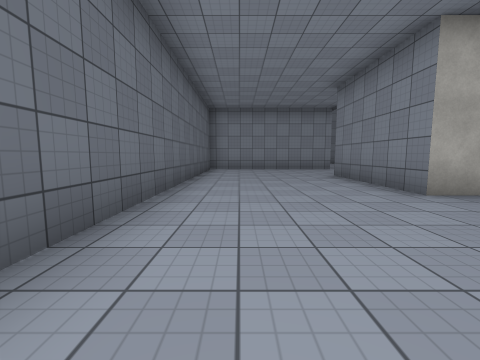
[1] (above)

14 first-person views from a walk through a Unity game level. The camera is 1.2 m above the floor, tilts 6° down and sees 90° across. The floor is counted in squares, 2 m on a side. Each view is taken from the middle of a square. On the plan, view 1 faces up. The plan holds only what a view shows up to about 9 squares ahead; the rest is blank. The place goes on beyond the plan. The player is left out. Surface patterns are stand-ins for the level's own textures.

[2]
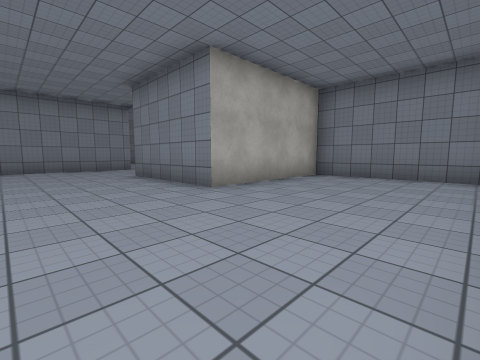

[3]
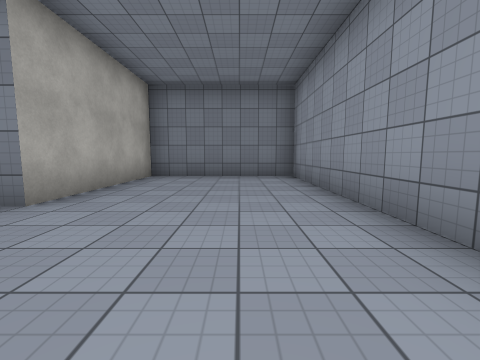

[4]
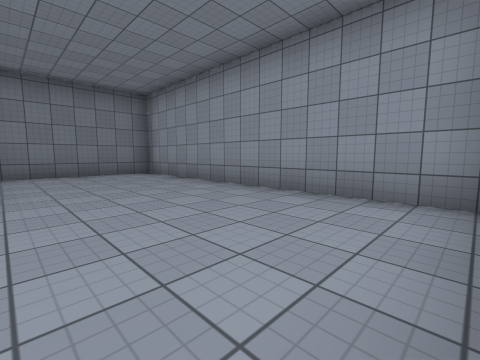

[5]
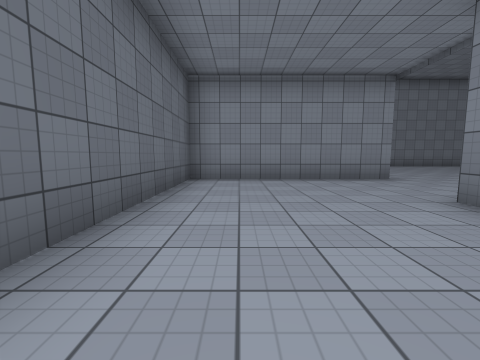

[6]
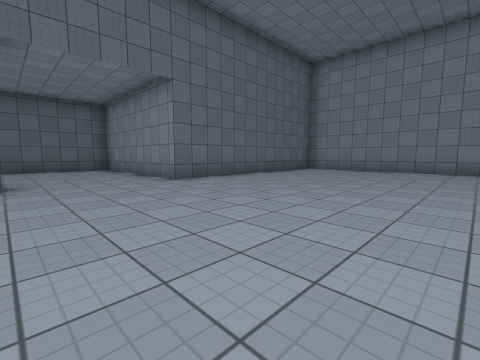

[7]
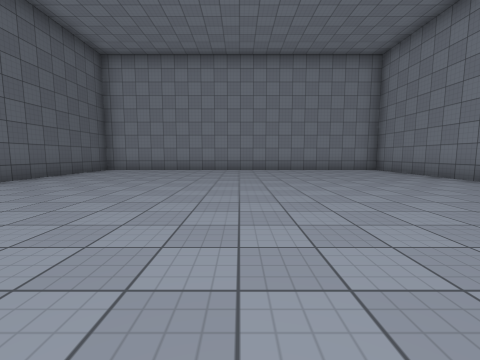

[8]
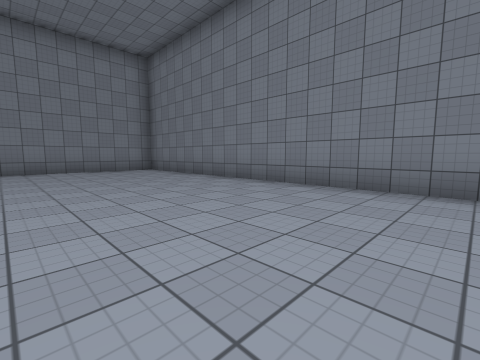

[9]
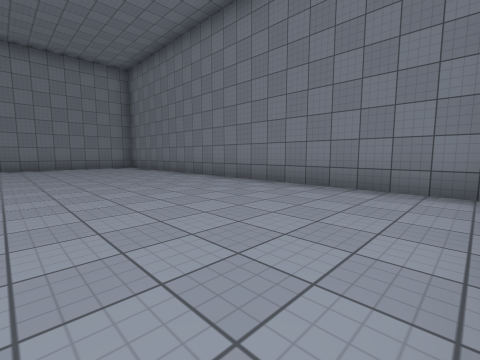

[10]
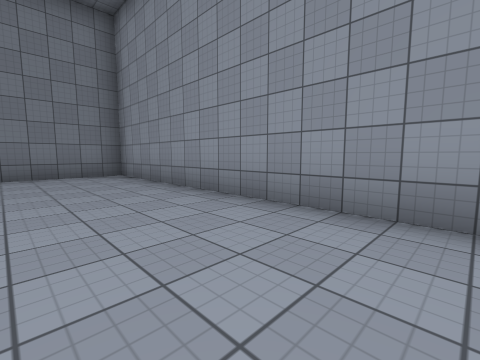

[11]
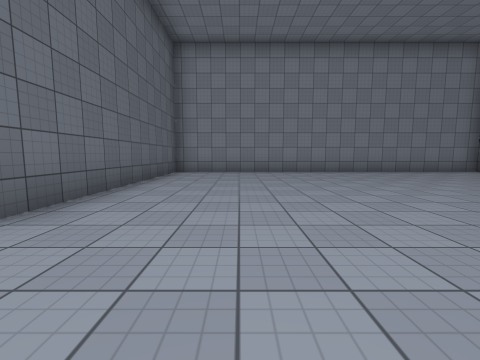

[12]
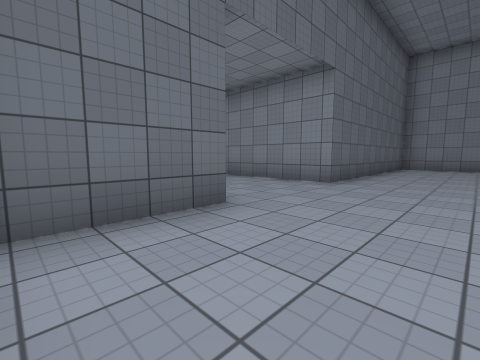

[13]
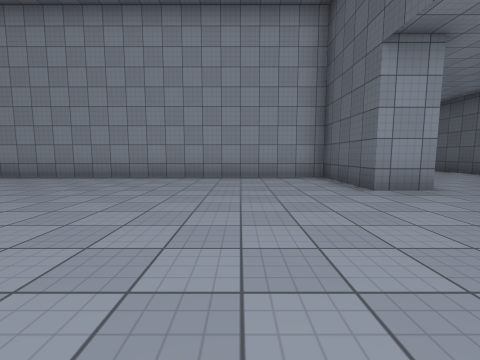

[14]
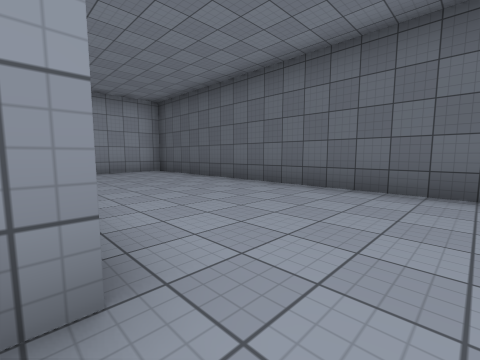

### Floor plan
Points are (right, up) in squares from view 1. A wall is a line through its corners. A room is listed if a view was taken in it or the views show most of it. See-through windows are left out.
Room 1 (views 1, 2, 3, 4, 5, 14)
walls: (3.8, 10) (-1.2, 10) (-1.2, -0.5) (6.7, -0.5) (6.7, 3.5) (2.8, 3.5) (2.8, 7) (3.8, 7)
ways out: opening at (3, 8.5) to room 2
Room 2 (views 6, 7, 8, 9, 10, 11, 12, 13)
walls: (3.8, 7) (3.8, 4.5) (14.4, 4.5) (14.4, 16.5) (3.8, 16.5) (3.8, 10)
ways out: opening at (3, 8.5) to room 1

Positions as (right, up) in squares from view 1, and headings:
1: (0, 0), facing up
2: (0, 0), facing up-right
3: (0, 1), facing right
4: (-1, 3), facing down-right
5: (0, 4), facing up
6: (9, 7), facing up-left
7: (9, 7), facing up
8: (10, 7), facing up-right
9: (10, 5), facing up-right
10: (7, 7), facing down-right
11: (6, 8), facing up
12: (6, 5), facing up-left
13: (6, 11), facing down
14: (3, 8), facing down-left
